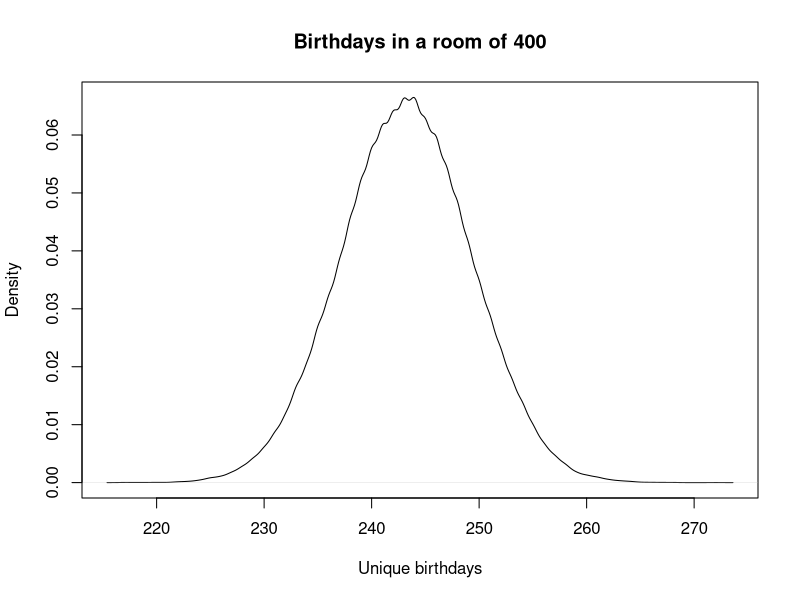
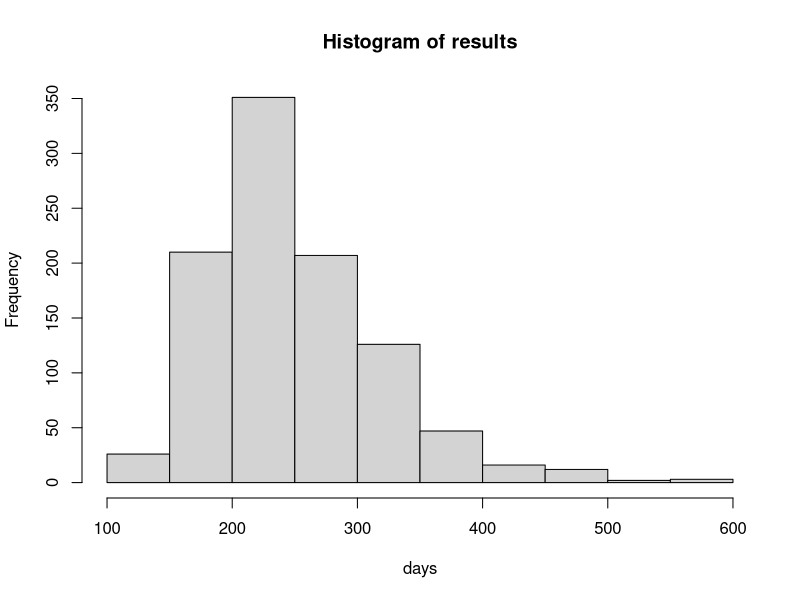
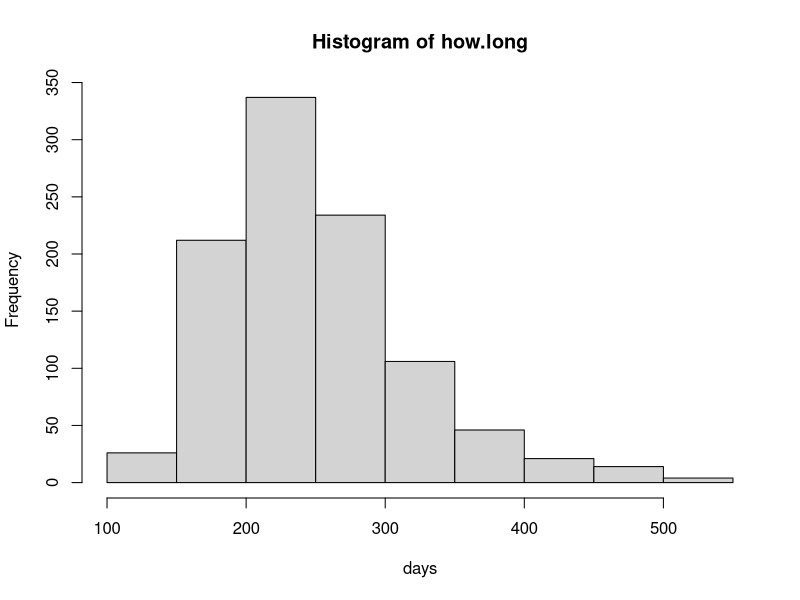

R code for these plots, in order:
## ---- chunk 1
4 < 3
4 <= 3
"Abe" == "abe"
"EILSEL" == "EILSEL"

x <- c(1, 2, 4, 8, 23)
5 == x
4 == x
x == 4

z <- 4 == c(1, 4, 1, 4)
z
!z

3 == 3 & 3 == 3
2 == 3 & 2 < 3
2 == 3 | 2 < 3

"apple" %in% c("samsung", "apple", "alphabet", "htc")

c(1, 2, 4) == c(1, 2, 3)
c(1, 4) == c(1, 2, 3)
c(1, 4) == c(1, 2, 2, 4)
## ---- chunk 2
# first if
if(4 == 4) {
  print("R is fun!")
}

if(4 == 3) {
  print("R is fun!")
}

# now ifelse
ifelse(4 == 4,"The statement is true", "The statement is false")
ifelse(4 > 4,"The statement is true", "The statement is false")
      
# here is an example of while
flag <- 1
while(flag < 4) {
  cat("I have done this", flag, "times already.\n")
  flag <- flag + 1
}

# for is another commonly used control structure
for(i in 1:3) {
  cat("the variable i has the value", i, "right now.\n")
}

# we can you for in another way too
names <- c("Vincent", "Jules", "Marsellus", "Zed")
for(i in names) {
  cat(i, "is a character in the movie Pulp Fiction\n")
}
## ---- chunk 3
result <- vector()
for(i in 1:100000){
  births <- sample(1:365, replace=T, size=400)
  birthdays <- unique(births)
  result[i] <- length(birthdays)
}

# Now lets see what we have discovered
paste("On average we expect to see", round(mean(result)), "unique birthdays in a room of 400 people.")
plot(density(result),xlab="Unique birthdays", main="Birthdays in a room of 400")
## ---- chunk 4

bdays <- vector()
for(i in 1:1000) {
  bdays[i] <- length(unique(sample(1:365, replace = T, size=400))) 
}

# Now lets see what we have discovered
paste("On average we expect to see",  round(mean(bdays)), "unique birthdays in a room of 400 people")
## ---- chunk 5
results <- vector()
for(i in 1:1000){
  days <- 0
  found <- vector()
  good <- F
  while(!good){
    days <- days + 1
    found <- c(found, sample(1:54, size=1))
    found <- unique(found)
    if(length(found) == 54){
      good <- T
    }
  }
  results[i] <- days
}

# Now lets see what we have discovered
hist(results, xlab="days")
## ---- chunk 6
deck <- 1:54
how.long <- vector()

for(i in 1:1000) {
  have <- rep(FALSE, 54)
  days <- 1
  while(sum(have) < 54) {
    pickup <- sample(1:54, size = 1)
    have[pickup] <- TRUE
    days <- days + 1
  }
  how.long[i] <- days
}

# Now lets see what we have discovered
hist(how.long, xlab="days")
## ---- chunk 7

yes <- 0
for(i in 1:1000) {
  deal <- sample(1:10, replace=F, size=10)
  if(sum(1:10 == deal) > 0) {
    yes <- yes + 1
  }
}

# Now lets see what we have discovered
paste("There is a", yes/10, "% chance that at least one card matches it position")
